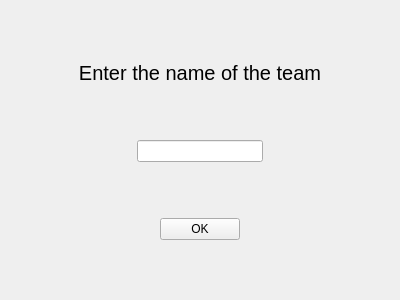
<?xml version="1.0" encoding="UTF-8"?>
<ui version="4.0">
 <class>Form</class>
 <widget class="QWidget" name="Form">
  <property name="geometry">
   <rect>
    <x>0</x>
    <y>0</y>
    <width>400</width>
    <height>300</height>
   </rect>
  </property>
  <property name="windowTitle">
   <string>Form</string>
  </property>
  <layout class="QVBoxLayout" name="verticalLayout">
   <item>
    <spacer name="verticalSpacer_2">
     <property name="orientation">
      <enum>Qt::Vertical</enum>
     </property>
     <property name="sizeHint" stdset="0">
      <size>
       <width>20</width>
       <height>40</height>
      </size>
     </property>
    </spacer>
   </item>
   <item>
    <layout class="QHBoxLayout" name="horizontalLayout">
     <item>
      <widget class="QLabel" name="label">
       <property name="font">
        <font>
         <pointsize>15</pointsize>
        </font>
       </property>
       <property name="text">
        <string>Enter the name of the team</string>
       </property>
       <property name="alignment">
        <set>Qt::AlignCenter</set>
       </property>
      </widget>
     </item>
    </layout>
   </item>
   <item>
    <spacer name="verticalSpacer_3">
     <property name="orientation">
      <enum>Qt::Vertical</enum>
     </property>
     <property name="sizeHint" stdset="0">
      <size>
       <width>20</width>
       <height>40</height>
      </size>
     </property>
    </spacer>
   </item>
   <item>
    <layout class="QHBoxLayout" name="horizontalLayout_2">
     <item>
      <spacer name="horizontalSpacer_2">
       <property name="orientation">
        <enum>Qt::Horizontal</enum>
       </property>
       <property name="sizeHint" stdset="0">
        <size>
         <width>40</width>
         <height>20</height>
        </size>
       </property>
      </spacer>
     </item>
     <item>
      <widget class="QLineEdit" name="t1"/>
     </item>
     <item>
      <spacer name="horizontalSpacer">
       <property name="orientation">
        <enum>Qt::Horizontal</enum>
       </property>
       <property name="sizeHint" stdset="0">
        <size>
         <width>40</width>
         <height>20</height>
        </size>
       </property>
      </spacer>
     </item>
    </layout>
   </item>
   <item>
    <spacer name="verticalSpacer_4">
     <property name="orientation">
      <enum>Qt::Vertical</enum>
     </property>
     <property name="sizeHint" stdset="0">
      <size>
       <width>20</width>
       <height>40</height>
      </size>
     </property>
    </spacer>
   </item>
   <item>
    <layout class="QHBoxLayout" name="horizontalLayout_3">
     <item>
      <spacer name="horizontalSpacer_3">
       <property name="orientation">
        <enum>Qt::Horizontal</enum>
       </property>
       <property name="sizeHint" stdset="0">
        <size>
         <width>40</width>
         <height>20</height>
        </size>
       </property>
      </spacer>
     </item>
     <item>
      <widget class="QPushButton" name="pushButton">
       <property name="text">
        <string>OK</string>
       </property>
      </widget>
     </item>
     <item>
      <spacer name="horizontalSpacer_4">
       <property name="orientation">
        <enum>Qt::Horizontal</enum>
       </property>
       <property name="sizeHint" stdset="0">
        <size>
         <width>40</width>
         <height>20</height>
        </size>
       </property>
      </spacer>
     </item>
    </layout>
   </item>
   <item>
    <spacer name="verticalSpacer">
     <property name="orientation">
      <enum>Qt::Vertical</enum>
     </property>
     <property name="sizeHint" stdset="0">
      <size>
       <width>20</width>
       <height>40</height>
      </size>
     </property>
    </spacer>
   </item>
  </layout>
 </widget>
 <resources/>
 <connections/>
</ui>
